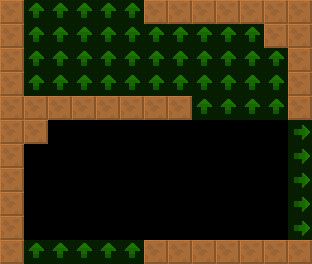

This game map was drawn from its Tiled (.tmx) file and the tilesets committed beside it. A one-line description and the trimmed map source follow:
An orthogonal 13x11 tile map with 24x24 px tiles, 2 tile layers (col, lnk), 2 tilesets and 1 object (TimedDoor).

<map version="1.4" tiledversion="1.4.2" orientation="orthogonal" renderorder="right-down" width="13" height="11" tilewidth="24" tileheight="24" infinite="0" nextlayerid="4" nextobjectid="8">
 <tileset firstgid="6" source="../../lnk.tsx" />
 <tileset firstgid="1" source="../../col.tsx" />
 <layer id="1" name="col" width="13" height="11">
  <data>[143 cells, 38 non-empty, 1 distinct tile ids]</data>
 </layer>
 <layer id="2" name="lnk" width="13" height="11" opacity="0.5">
  <data>[143 cells, 51 non-empty, 2 distinct tile ids]</data>
 </layer>
 <objectgroup id="3" name="markers" opacity="0.5">
  <object id="1" name="TimedDoor" type="TimedDoor" x="168" y="216" width="24" height="24">
   <properties>
    <property name="yr" value="0" />
    <property name="xr" value="0" />
   </properties>
  </object>
 </objectgroup>
</map>
